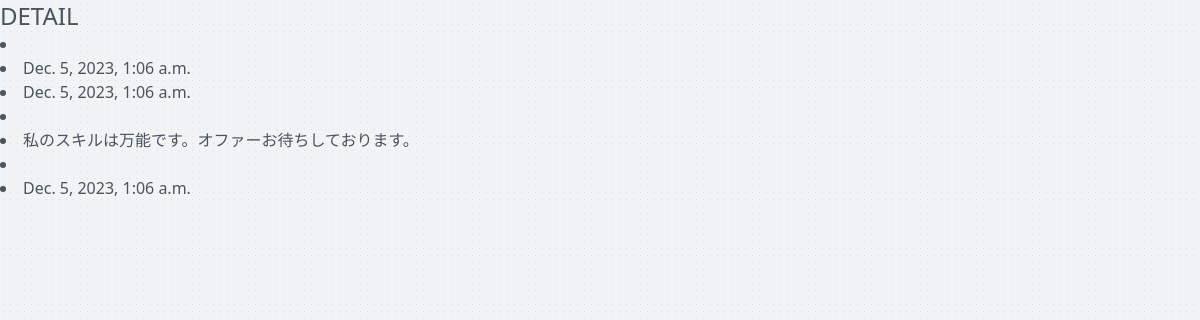
Screenshot of /test_list/company/1/detail (signed in) with the database file from the repository.
### main_func/models.py (models this page shows)
class Senior(models.Model):
    senior_id = models.ForeignKey(CustomUser, on_delete=models.CASCADE)#users紐付け
    created_at = models.DateTimeField(auto_now_add=True)
    updated_at = models.DateTimeField(auto_now=True)
    name = models.CharField(max_length=255, blank=True) #default指定しなきゃ
    age = models.IntegerField(blank=True, null=True)
    sex = models.CharField(verbose_name="性別",choices=settings.INDUSTRIES,max_length=13,default="選択なし")
    industry = models.CharField(verbose_name="業種",choices=settings.INDUSTRIES,max_length=13,default="選択なし")
    occupation  = models.CharField(verbose_name="職種",choices=settings.OCCUPATIONS,max_length=17,default="選択なし")
    address = models.CharField(max_length=255, blank=True, null=True)
    description = models.TextField(blank=True, null=True)
    face_path = models.ImageField(upload_to=Path('/media/images/senior_pics/'), blank=True, null=True)
    is_wanted = models.BooleanField(default=False)

### main_func/views.py (the view)
# urls.py: path('test_list/company/<int:pk>/detail', views.DetailSeniorView.as_view(), name='detail_senior'),
class DetailSeniorView(LoginRequiredMixin, DetailView):
    template_name = 'model_detail.html'
    model = Senior

### templates/test/model_detail.html (shortened to what this page needs)
<!DOCTYPE html>
<html>
<head>
    <script src="https://cdn.tailwindcss.com"></script>
    <script src="https://cdn.tailwindcss.com"></script>
    <link href="https://cdn.jsdelivr.net/npm/daisyui@4.4.12/dist/full.min.css" rel="stylesheet" type="text/css" />
    {% load static %}
    <link rel="stylesheet" href="{% static 'css/tailwind.css' %}">
    <link rel="stylesheet" href="{% static 'css/login.css' %}">
    {% load static %}
</head>
    <body class="w-screen h-screen original-gradient">
        <h1 class="text-2xl">DETAIL</h1>
        {% if user.is_senior %}
            <ul>
                {% comment %} company側の処理。高齢者の表示 {% endcomment %}
                    <li>{{ object.name}}</li>
                    <li>{{ object.age }}</li>
                    <li>{{ object.created_at }}</li>
                    <li>{{ object.updated_at }}</li>
                    <li>{{ object.name }}</li>
                    <li>{{ object.age }}</li>
                    <li>{{ object.address }}</li>
                    <li>{{ object.description }}</li>
                    <li>{{ object.face_path }}</li>
                    <li>{{ object.is_wanted }}</li>
                    <br />
            {% else %}
                    <li>{{ object.company.name }}</li>
                    <li>{{ object.created_at }}</li>
                    <li>{{ object.updated_at }}</li>
                    <li>{{ object.number_of_people }}</li>
                    <li>{{ object.description }}</li>
                    <li>{{ object.is_public }}</li>
                    <li>{{ object.created_at }}</li>
                    <br />
            {% endif %}
    </body>
</html>

### static/css/login.css (style rules this page uses)
.original-gradient { background-color: #b8bdc0; opacity: 0.8; background-image: radial-gradient(#d6d6ce 0.35000000000000003px, #eef1f3 0.35000000000000003px); background-size: 7px 7px; }

### rows the page displays
Senior: created_at "Dec. 5, 2023, 1:06 a.m.", updated_at "Dec. 5, 2023, 1:06 a.m.", description "私のスキルは万能です。オファーお待ちしております。"
